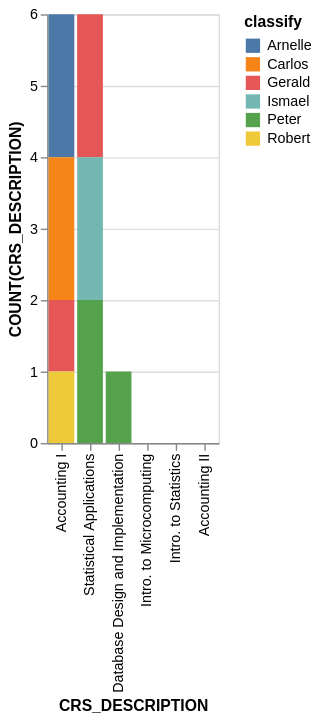

Write the Vega-Lite specification saved for this chart.
### Vega-Lite specification from a JSON file in a GitHub repository (floating-point values rounded to 4 significant figures)
{"data": {"values": [{"x_data": "Accounting I", "y_data": 2, "classify": "Arnelle"}, {"x_data": "Intro. to Microcomputing", "y_data": 0, "classify": "Arnelle"}, {"x_data": "Statistical Applications", "y_data": 0, "classify": "Arnelle"}, {"x_data": "Intro. to Statistics", "y_data": 0, "classify": "Arnelle"}, {"x_data": "Accounting II", "y_data": 0, "classify": "Arnelle"}, {"x_data": "Database Design and Implementation", "y_data": 0, "classify": "Arnelle"}, {"x_data": "Accounting I", "y_data": 2, "classify": "Carlos"}, {"x_data": "Intro. to Microcomputing", "y_data": 0, "classify": "Carlos"}, {"x_data": "Statistical Applications", "y_data": 0, "classify": "Carlos"}, {"x_data": "Intro. to Statistics", "y_data": 0, "classify": "Carlos"}, {"x_data": "Accounting II", "y_data": 0, "classify": "Carlos"}, {"x_data": "Database Design and Implementation", "y_data": 0, "classify": "Carlos"}, {"x_data": "Accounting I", "y_data": 1, "classify": "Gerald"}, {"x_data": "Intro. to Microcomputing", "y_data": 0, "classify": "Gerald"}, {"x_data": "Statistical Applications", "y_data": 2, "classify": "Gerald"}, {"x_data": "Intro. to Statistics", "y_data": 0, "classify": "Gerald"}, {"x_data": "Accounting II", "y_data": 0, "classify": "Gerald"}, {"x_data": "Database Design and Implementation", "y_data": 0, "classify": "Gerald"}, {"x_data": "Accounting I", "y_data": 0, "classify": "Ismael"}, {"x_data": "Intro. to Microcomputing", "y_data": 0, "classify": "Ismael"}, {"x_data": "Statistical Applications", "y_data": 2, "classify": "Ismael"}, {"x_data": "Intro. to Statistics", "y_data": 0, "classify": "Ismael"}, {"x_data": "Accounting II", "y_data": 0, "classify": "Ismael"}, {"x_data": "Database Design and Implementation", "y_data": 0, "classify": "Ismael"}, {"x_data": "Accounting I", "y_data": 0, "classify": "Peter"}, {"x_data": "Intro. to Microcomputing", "y_data": 0, "classify": "Peter"}, {"x_data": "Statistical Applications", "y_data": 2, "classify": "Peter"}, {"x_data": "Intro. to Statistics", "y_data": 0, "classify": "Peter"}, {"x_data": "Accounting II", "y_data": 0, "classify": "Peter"}, {"x_data": "Database Design and Implementation", "y_data": 1, "classify": "Peter"}, {"x_data": "Accounting I", "y_data": 1, "classify": "Robert"}, {"x_data": "Intro. to Microcomputing", "y_data": 0, "classify": "Robert"}, {"x_data": "Statistical Applications", "y_data": 0, "classify": "Robert"}, {"x_data": "Intro. to Statistics", "y_data": 0, "classify": "Robert"}, {"x_data": "Accounting II", "y_data": 0, "classify": "Robert"}, {"x_data": "Database Design and Implementation", "y_data": 0, "classify": "Robert"}]}, "mark": "bar", "encoding": {"x": {"field": "x_data", "type": "nominal", "title": "CRS_DESCRIPTION", "sort": {"op": "sum", "field": "y_data", "order": "descending"}}, "y": {"field": "y_data", "type": "quantitative", "title": "COUNT(CRS_DESCRIPTION)"}, "color": {"field": "classify"}}}
